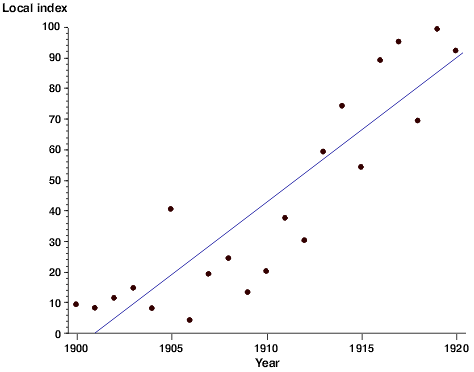
#> input picture Computer Vision Learning/test_scatter_3.png, 474 x 372 px
$ jupyter execute test.ipynb
#> lines starting #> are read from the running program, lines starting #| are printed output that depends on the picture
[cell 1]
import cv2
import numpy as np

# Load the image in grayscale
image = cv2.imread('./test_scatter_3.png', cv2.IMREAD_GRAYSCALE)
#> image: shape (372, 474); min 0, max 255, mean 251.3
print(image)
#> (printed output is left out)

# Apply edge detection (e.g., using Canny)
edges = cv2.Canny(image, threshold1=50, threshold2=150)
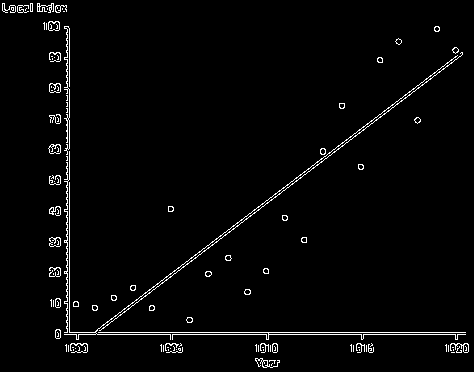
#> edges: shape (372, 474); 2.4% white in thin lines or dots

# Use the Hough Transform to detect lines
lines = cv2.HoughLines(edges, 1, np.pi / 180, threshold=100)
#> lines = [[332, 1.57], [334, 1.57], [69, 0], [67, 0], [320, 0.925], [-65, 3.12], [70, 0.0175], [328, 1.59], [339, 1.55], [-58, 3.11]]

# Draw the detected lines on the original image
if lines is not None:
    for rho, theta in lines[:, 0]:
        a = np.cos(theta)
        b = np.sin(theta)
        x0 = a * rho
        y0 = b * rho
        x1 = int(x0 + 1000 * (-b))
        y1 = int(y0 + 1000 * (a))
        x2 = int(x0 - 1000 * (-b))
        y2 = int(y0 - 1000 * (a))
        cv2.line(image, (x1, y1), (x2, y2), (0, 0, 255), 2)
#> this loop made 10 passes
#> (rho, theta, a, b, x0, y0, x1, y1) on passes 1 to 10: (332, 1.57, -4.37e-08, 1, -1.45e-05, 332, -1000, 331), (334, 1.57, -4.37e-08, 1, -1.46e-05, 334, -1000, 333), (69, 0, 1, 0, 69, 0, 69, 1000), (67, 0, 1, 0, 67, 0, 67, 1000), (320, 0.925, 0.602, 0.799, 192.6, 255.6, -606, 857), (-65, 3.12, -1, 0.0175, 64.99, -1.13, 47, -1000), (70, 0.0175, 1, 0.0175, 69.99, 1.22, 52, 1001), (328, 1.59, -0.0175, 1, -5.72, 328, -1005, 310), (339, 1.55, 0.0175, 1, 5.92, 338.9, -993, 356), (-58, 3.11, -0.999, 0.0349, 57.96, -2.02, 23, -1001)
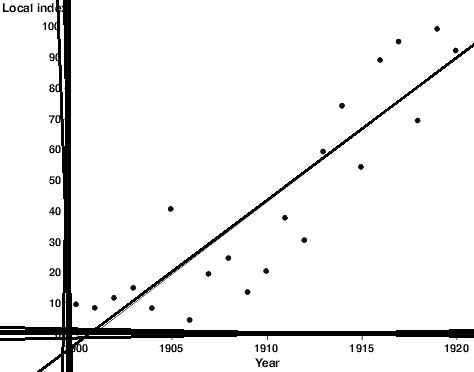
#> image: shape (372, 474); min 0, max 255, mean 240.5

# Display the image with detected lines
cv2.imshow('Image with Lines', image)
cv2.waitKey(0)
cv2.destroyAllWindows()
